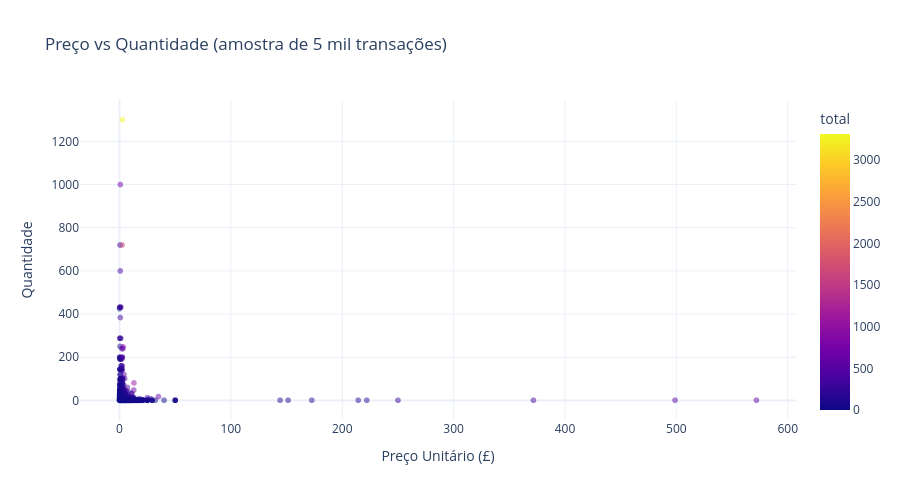

This figure's notebook cell:
### Code cell
# Vamos fazer um scatter com uma amostra, pois 540k de dados é muita coisa para esse tipo de gráfico

df_amostra = df_vendas.sample(n=5000, random_state=42)

fig = px.scatter(
    df_amostra,
    x='UnitPrice',
    y='Quantity',
    color='total',
    labels={'UnitPrice': 'Preço Unitário (£)', 'Quantity': 'Quantidade'},
    title='Preço vs Quantidade (amostra de 5 mil transações)',
    template='plotly_white'
)

fig.update_traces(marker=dict(size=6, opacity=0.5))

fig.show()

### Figure 1 — Plotly figure (JSON) as saved in the notebook; plotly's stock layout.template omitted (floating-point values rounded to 4 significant figures; data arrays with more than 128 entries replaced by an {"elided": "..."} marker saying what was removed)
{"data": [{"hovertemplate": "Preço Unitário (£)=%{x}<br>Quantidade=%{y}<br>total=%{marker.color}<extra></extra>", "legendgroup": "", "marker": {"color": {"elided": "5000 float values"}, "coloraxis": "coloraxis", "opacity": 0.5, "size": 6, "symbol": "circle"}, "mode": "markers", "name": "", "showlegend": false, "type": "scattergl", "x": {"elided": "5000 float values"}, "xaxis": "x", "y": {"elided": "5000 int values"}, "yaxis": "y"}], "layout": {"coloraxis": {"colorbar": {"title": {"text": "total"}}, "colorscale": [[0, "#0d0887"], [0.1111, "#46039f"], [0.2222, "#7201a8"], [0.3333, "#9c179e"], [0.4444, "#bd3786"], [0.5556, "#d8576b"], [0.6667, "#ed7953"], [0.7778, "#fb9f3a"], [0.8889, "#fdca26"], [1, "#f0f921"]]}, "height": 500, "legend": {"tracegroupgap": 0}, "title": {"text": "Preço vs Quantidade (amostra de 5 mil transações)"}, "width": 900, "xaxis": {"anchor": "y", "domain": [0, 1], "title": {"text": "Preço Unitário (£)"}}, "yaxis": {"anchor": "x", "domain": [0, 1], "title": {"text": "Quantidade"}}}}
